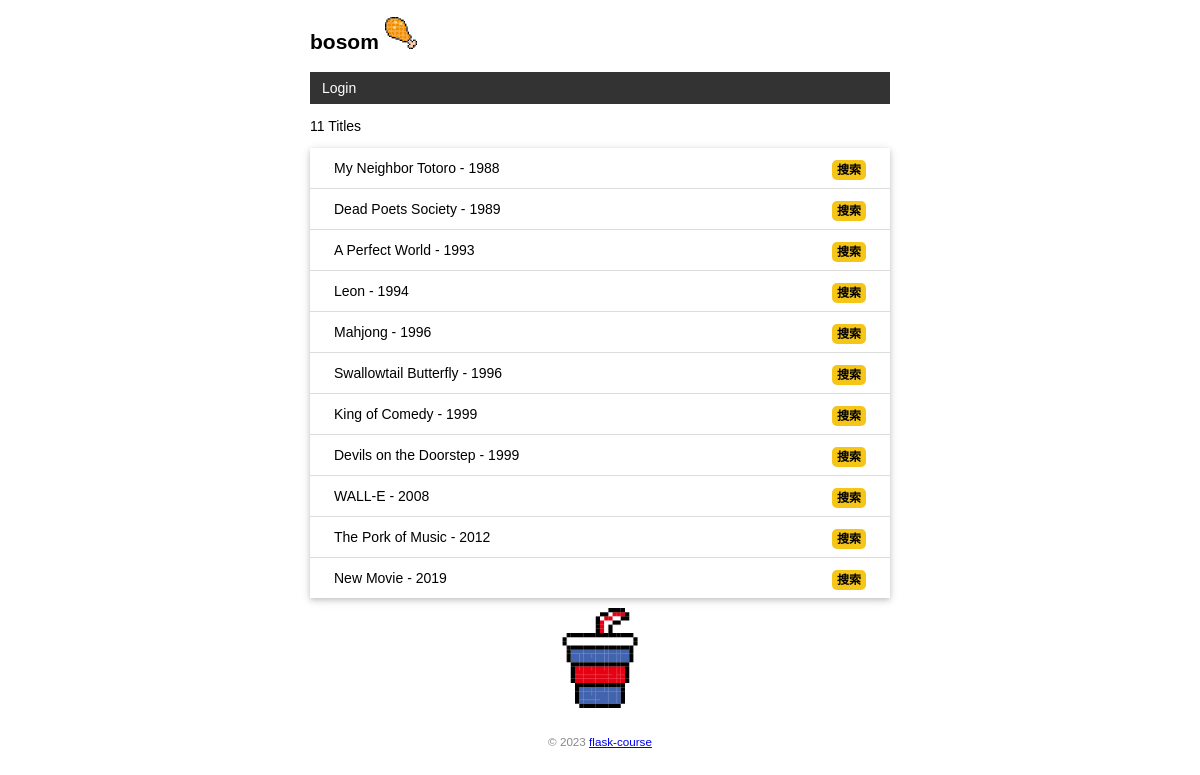
The page / on the database its author committed.
### models.py (models this page shows, shortened)
class User(db.Model, UserMixin):
    id = db.Column(db.Integer, primary_key=True)  # 主键
    name = db.Column(db.String(20))  # 名字
    username = db.Column(db.String(20))
    password_hash = db.Column(db.String(128))

class Movie(db.Model):  # 表名将会是 movie
    id = db.Column(db.Integer, primary_key=True)  # 主键
    title = db.Column(db.String(60))  # 电影标题
    year = db.Column(db.String(4))  # 电影年份

### views.py (the view)
@app.route("/", methods=["GET", "POST"])
def index():
    if request.method == "POST":
        if not current_user.is_authenticated:  # 如果当前用户未认证
            flash("请登录")
            return redirect(url_for("index"))  # 重定向到主页
        title = request.form.get("title")
        year = request.form.get("year")
        if not title or not year or len(year) < 4 or len(title) > 60:
            flash("创建失败")
            return redirect(url_for("index"))
        movie = Movie(title=title, year=year)
        db.session.add(movie)
        db.session.commit()
        flash("创建成功")
        return redirect(url_for("index"))
    else:
        movies = Movie.query.all()
        return render_template("index.html", movies=movies)

### __init__.py (called while the page is built)
@app.context_processor
def inject_user():
    from .models import User
    user = User.query.first()
    return dict(user=user)

### templates/index.html (shortened to what this page needs)
{% extends 'base.html' %}
{% block content %}
<p>{{ movies|length }} Titles</p>
<ul class="movie-list">
    {% for movie in movies %}
    <li>
        {{ movie.title }} - {{ movie.year }}
        <span class="float-right">
            <a class="imdb" href="https://www.imdb.com/find?q={{ movie.title }}" target="_blank" title="Find this movie on IMDb">搜索</a>
        </span>
    </li>
    {% endfor %}
</ul>
{% endblock %}

### templates/base.html (shortened to what this page needs)
<!DOCTYPE html>
<html lang="en">
<head>
  {% block head %}
    <link rel="stylesheet" href="{{url_for('static',filename='style.css')}}">
   {% endblock %}
</head>
<body>
    <h2>
        {{ user.name }}
         <img src="{{url_for('static',filename='images/鸡腿.png')}}">
    </h2>
    <nav>
        <ul>
            {% if current_user.is_authenticated %}
            <li><a href="{{ url_for('setting') }}">Settings</a></li>
            <li><a href="{{ url_for('logout') }}">Logout</a></li>
            {% else %}
            <li><a href="{{ url_for('login') }}">Login</a></li>
            {% endif %}
        </ul>
    </nav>
    {% block content %}
    {% endblock %}
     <img  class="totoro" src="{{url_for('static',filename='images/可乐.png')}}">
    <footer>
        <small>&copy; 2023 <a href="https://github.com/bosombaby/flask-course">flask-course</a></small>
    </footer>
</body>
</html>

### static/style.css (style rules this page uses)
body { margin: auto; max-width: 580px; font-size: 14px; font-family: Helvetica, Arial, sans-serif; }
footer { color: #888; margin-top: 15px; text-align: center; padding: 10px; }
.movie-list { list-style-type: none; padding: 0; margin-bottom: 10px; box-shadow: 0 2px 5px 0 rgba(0, 0, 0, 0.16), 0 2px 10px 0 rgba(0, 0, 0, 0.12); }
.movie-list li { padding: 12px 24px; border-bottom: 1px solid #ddd; }
.movie-list li:last-child { border-bottom:none; }
.totoro { display: block; margin: 0 auto; height: 100px; }
nav ul { list-style-type: none; margin: 0; padding: 0; overflow: hidden; background-color: #333; }
nav li { float: left; }
nav li a { display: block; color: white; text-align: center; padding: 8px 12px; text-decoration: none; }
.float-right { float: right; }
.imdb { font-size: 12px; font-weight: bold; color: black; text-decoration: none; background: #F5C518; border-radius: 5px; padding: 3px 5px; }

### rows shown on the page
User: name "bosom"
Movie: title "My Neighbor Totoro", year "1988"
Movie: title "Dead Poets Society", year "1989"
Movie: title "A Perfect World", year "1993"
Movie: title "Leon", year "1994"
Movie: title "Mahjong", year "1996"
Movie: title "Swallowtail Butterfly", year "1996"
Movie: title "King of Comedy", year "1999"
Movie: title "Devils on the Doorstep", year "1999"
Movie: title "WALL-E", year "2008"
Movie: title "The Pork of Music", year "2012"
Movie: title "New Movie", year "2019"

### other values the page prints
{{ movies|length }} "11"
